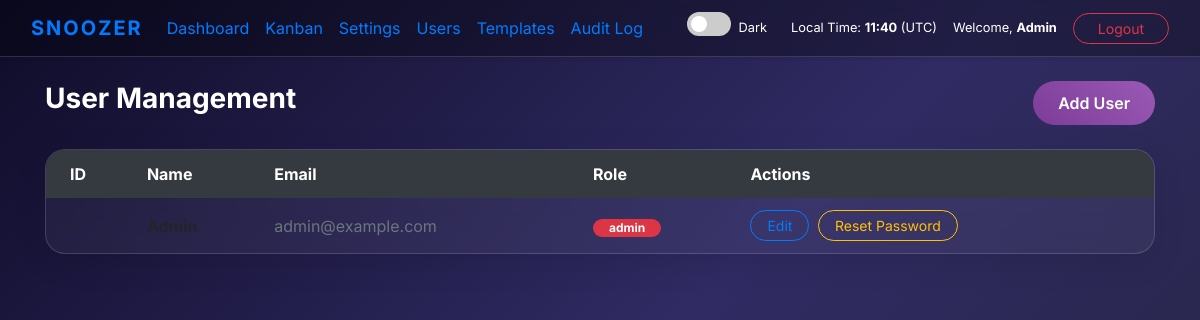
/users.php (signed in), run on the app's committed database.
### tables this page shows
CREATE TABLE `users` (
  `ID` int(11) NOT NULL AUTO_INCREMENT,
  `name` varchar(255) NOT NULL,
  `email` varchar(320) NOT NULL,
  `password` varchar(255) DEFAULT NULL,
  `role` varchar(20) NOT NULL DEFAULT 'user',
  `emailVerified` tinyint(1) DEFAULT 0,
  `DefaultReminderTime` int(2) DEFAULT NULL,
  `timezone` varchar(50) DEFAULT 'UTC',
  `theme` varchar(20) DEFAULT 'dark',
  `sslkey` tinyblob,
  `password_setup_token` varchar(64) DEFAULT NULL COMMENT 'Secure token for password setup',
  `password_setup_token_expires` datetime DEFAULT NULL COMMENT 'Token expiration timestamp',
  `thread_reminders` tinyint(1) NOT NULL DEFAULT 1 COMMENT 'Whether reminder emails are threaded to the original email (1=yes, 0=no)',
  PRIMARY KEY (`ID`),
  UNIQUE KEY `idx_email` (`email`),
  INDEX `idx_password_setup_token` (`password_setup_token`)
);

### src/Database.php (called while the page is built, shortened)
<?php
class Database
{
    private static $instance = null;
    private $mysqli;
    private function __construct()
    {
        $host = $_ENV['DB_HOST'] ?? 'localhost';
        $user = $_ENV['DB_USER'];
        $pass = $_ENV['DB_PASS'];
        $name = $_ENV['DB_NAME'];
        $this->mysqli = new mysqli($host, $user, $pass, $name);
        $this->mysqli->set_charset("utf8");
    }
    public static function getInstance()
    {
        if (self::$instance === null) {
            self::$instance = new self();
        }
        return self::$instance;
    }
    public function query($sql, $params = [], $types = "")
    {
        $stmt = $this->mysqli->prepare($sql);
        if (!empty($params)) {
            if (empty($types)) {
                $types = str_repeat('s', count($params));
            }
            $stmt->bind_param($types, ...$params);
        }
        if (!$stmt->execute()) {
            error_log("DB execute failed: " . $stmt->error . " | SQL: " . $sql);
            throw new Exception("A database error occurred.");
        }
        return $stmt;
    }
    public function fetchAll($sql, $params = [], $types = "")
    {
        $stmt = $this->query($sql, $params, $types);
        $result = $stmt->get_result();
        $data = [];
        while ($row = $result->fetch_assoc()) {
            $data[] = $row;
        }
        return $data;
    }
}

### src/User.php (called while the page is built, shortened)
<?php
require_once 'Database.php';
class User
{
    private $db;
    public function __construct()
    {
        $this->db = Database::getInstance();
    }
    public function findByEmail($email)
    {
        $rows = $this->db->fetchAll("SELECT * FROM users WHERE email = ? LIMIT 1", [$email]);
        return $rows[0] ?? null;
    }
    public function getAll()
    {
        $sql = "SELECT * FROM users";
        return $this->db->fetchAll($sql);
    }
}

### users.php (the view, shortened to what this page needs)
<?php
require_once 'src/User.php';
$userRepo = new User();
$adminUser = $userRepo->findByEmail($_SESSION['user_email']);
$users = $userRepo->getAll();
?>
<!DOCTYPE html>
<html lang="en" data-theme="<?php echo $_SESSION['user_theme']; ?>">
<head>
    <link rel="stylesheet" href="https://stackpath.bootstrapcdn.com/bootstrap/4.2.1/css/bootstrap.min.css">
    <link rel="stylesheet" href="assets/css/main.css">
</head>
<body>
    <nav class="navbar navbar-expand-lg mb-4 shadow-sm">
        <div class="container-fluid">
            <a class="navbar-brand font-weight-bold" href="dashboard.php" style="letter-spacing: 2px;">SNOOZER</a>
            <div class="collapse navbar-collapse">
                <ul class="navbar-nav mr-auto">
                    <li class="nav-item"><a class="nav-link" href="dashboard.php">Dashboard</a></li>
                    <li class="nav-item"><a class="nav-link" href="kanban.php">Kanban</a></li>
                    <li class="nav-item"><a class="nav-link" href="settings.php">Settings</a></li>
                    <li class="nav-item active"><a class="nav-link" href="users.php">Users</a></li>
                    <li class="nav-item"><a class="nav-link" href="admin_templates.php">Templates</a></li>
                    <li class="nav-item"><a class="nav-link" href="admin_audit.php">Audit Log</a></li>
                </ul>
                <div class="theme-switch-wrapper mr-4">
                    <label class="theme-switch" for="checkbox">
                        <div class="slider round"></div>
                    </label>
                    <span
                        class="ml-2 small"><?php echo $_SESSION['user_theme'] === 'light' ? 'Light' : 'Dark'; ?></span>
                </div>
                <span class="navbar-text mr-3 small">
                    Local Time: <strong><?php echo date('H:i'); ?></strong> (<?php echo $_SESSION['user_timezone']; ?>)
                </span>
                <span class="navbar-text mr-3 small">Welcome,
                    <strong><?php echo htmlspecialchars($adminUser['name']); ?></strong></span>
                <a href="logout.php" class="btn btn-outline-danger btn-sm rounded-pill px-4">Logout</a>
            </div>
        </div>
    </nav>
    <div class="container">
        <div class="d-flex justify-content-between align-items-center mb-4">
            <h1 class="h3 font-weight-bold">User Management</h1>
            <button class="btn btn-premium" onclick="prepareModal('create')">Add User</button>
        </div>
        <div class="glass-panel p-0 overflow-hidden">
            <table class="table table-borderless table-hover mb-0">
                <thead class="bg-dark text-white">
                    <tr>
                        <th class="pl-4">ID</th>
                        <th>Name</th>
                        <th>Email</th>
                        <th>Role</th>
                        <th class="pr-4">Actions</th>
                    </tr>
                </thead>
                <tbody>
                    <?php foreach ($users as $u): ?>
                        <tr>
                            <td class="pl-4 align-middle"><?php echo $u['ID']; ?></td>
                            <td class="align-middle font-weight-bold"><?php echo htmlspecialchars($u['name']); ?></td>
                            <td class="align-middle text-muted"><?php echo htmlspecialchars($u['email']); ?></td>
                            <td class="align-middle">
                                <span
                                    class="badge badge-<?php echo ($u['role'] === 'admin' ? 'danger' : 'info'); ?> rounded-pill px-3">
                                    <?php echo htmlspecialchars($u['role']); ?>
                                </span>
                            </td>
                            <td class="pr-4 align-middle">
                                <button class="btn btn-sm btn-outline-primary rounded-pill px-3"
                                    onclick='prepareModal("update", <?php echo json_encode($u); ?>)'>Edit</button>
                                <form method="POST" style="display:inline;"
                                    onsubmit="return confirm('Are you sure you want to reset the password for this user?');">
                                    <button type="submit"
                                        class="btn btn-sm btn-outline-warning rounded-pill px-3 ml-1">Reset
                                        Password</button>
                                </form>
                            </td>
                        </tr>
                    <?php endforeach; ?>
                </tbody>
            </table>
        </div>
    </div>
</body>
</html>

### assets/css/main.css (style rules this page uses)
:root { --primary-purple: #7d3c98; --primary-purple-light: #d291ff; --transition-speed: 0.3s; }
[data-theme="dark"] { --bg-gradient: linear-gradient(135deg, #0f0c29 0%, #302b63 50%, #24243e 100%); --text-main: #ffffff; --text-muted: rgba(255, 255, 255, 0.6); --glass-bg: rgba(255, 255, 255, 0.05); --glass-border: rgba(255, 255, 255, 0.15); --navbar-bg: rgba(0, 0, 0, 0.3); --card-bg: rgba(255, 255, 255, 0.06); --card-hover-bg: rgba(255, 255, 255, 0.1); --input-bg: rgba(255, 255, 255, 0.08); }
body { font-family: 'Inter', sans-serif; background: var(--bg-gradient); background-attachment: fixed; color: var(--text-main); min-height: 100vh; transition: background var(--transition-speed), color var(--transition-speed); }
.glass-panel { background: var(--glass-bg); backdrop-filter: blur(20px); -webkit-backdrop-filter: blur(20px); border: 1px solid var(--glass-border); border-radius: 20px; box-shadow: 0 8px 32px 0 rgba(0, 0, 0, 0.1); }
.navbar { background: var(--navbar-bg) !important; backdrop-filter: blur(15px); border-bottom: 1px solid var(--glass-border); transition: background var(--transition-speed); }
.btn-premium { background: linear-gradient(45deg, var(--primary-purple), #9b59b6); border: none; color: white; font-weight: 600; border-radius: 50px; padding: 10px 25px; transition: transform 0.2s; }
.theme-switch-wrapper { display: flex; align-items: center; }
.theme-switch { display: inline-block; height: 24px; position: relative; width: 44px; }
.slider { background-color: #ccc; bottom: 0; cursor: pointer; left: 0; position: absolute; right: 0; top: 0; transition: .4s; border-radius: 34px; }
.slider:before { background-color: #fff; bottom: 4px; content: ""; height: 16px; left: 4px; position: absolute; transition: .4s; width: 16px; border-radius: 50%; }

### data on the page
users: name "Admin", email "admin@example.com", role "admin"

### other printed values
$_SESSION['user_timezone'] "UTC"
